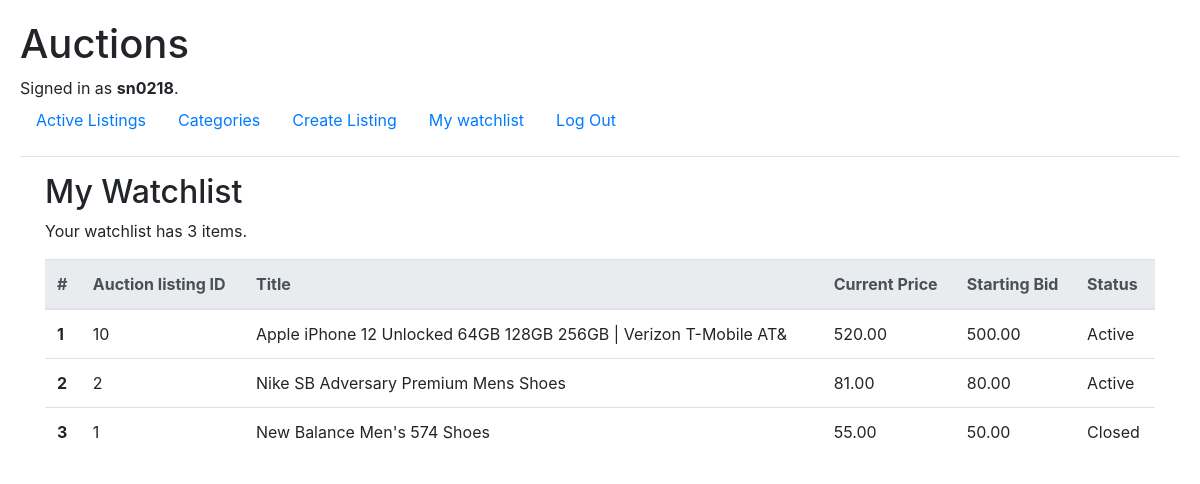
Screenshot of /watchlist (signed in) with the database file from the repository.
### auctions/models.py (models this page shows, shortened)
class User(AbstractUser):
    pass

class Auction(models.Model):
    title = models.CharField(max_length=64)
    description = models.TextField(max_length=512)
    starting_bid = models.DecimalField(max_digits=9, decimal_places=2, default=0.00)
    current_bid = models.DecimalField(max_digits=9, decimal_places=2, default=0.00)
    category = models.ForeignKey(Category, on_delete=models.CASCADE, related_name="auction_category", blank=True, null=True) # related_name search all the auctions with a given category
    imageURL = models.URLField(blank=True)
    seller = models.ForeignKey(User, on_delete=models.CASCADE, related_name="auction_seller")
    closed = models.BooleanField(default=False)
    creation_date = models.DateTimeField(auto_now_add=True)
    update_date = models.DateTimeField(auto_now=True, null=True)

### auctions/views.py (the view)
# urls.py: path("watchlist", views.watchlist, name="watchlist")
@login_required(login_url="login")
def watchlist(request):
    try:
        watchlist = Watchlist.objects.get(user=request.user)
        auctions = watchlist.auctions.all().order_by('-id')
        watchingNum = watchlist.auctions.all().count()
    except ObjectDoesNotExist:
        watchlist = None
        auctions = None
        watchingNum = 0
    return render(request, "auctions/watchlist.html", {
        "watchlist": watchlist,
        "auctions": auctions,
        "watchingNum": watchingNum
    })

### auctions/templates/auctions/watchlist.html
{% extends "auctions/layout.html" %}
{% block body %}
<div class="container">
    <h2>My Watchlist</h2>
    {% if watchlist %}
    <div><p>Your watchlist has {{ watchingNum }} items.</p></div>
    <table class="table table-hover">
        <thead class="thead-light">
          <tr>
            <th scope="col">#</th>
            <th scope="col">Auction listing ID</th>
            <th scope="col">Title</th>
            <th scope="col">Current Price</th>
            <th scope="col">Starting Bid</th>
            <th scope="col">Status</th>
          </tr>
        </thead>
        <tbody>
        {% for auction in auctions %}
          <tr>
            <th scope="row">{{ forloop.counter }}</th>
            <td>{{ auction.id }}</td>
            <td><a href="{% url 'listing' auction.id %}" style="color: inherit;">{{ auction.title }}</a></td>
            <td>{{ auction.current_bid }}</td>
            <td>{{ auction.starting_bid }}</td>
            <td>
                {% if auction.closed %}
                    Closed
                {% else %}
                    Active
                {% endif %}
            </td>
          </tr>
        {% endfor %}
        </tbody>
      </table>
      {% else %}
      <p>No items in your watchlist.</p>
      {% endif %}
</div>
{% endblock %}

### auctions/templates/auctions/layout.html (shortened to what this page needs)
{% load static %}
<!DOCTYPE html>
<html lang="en">
    <head>
        <link rel="stylesheet" href="https://stackpath.bootstrapcdn.com/bootstrap/4.4.1/css/bootstrap.min.css">
        <link href="{% static 'auctions/styles.css' %}" rel="stylesheet">
    </head>
    <body>
        <h1>Auctions</h1>
        <div>
            {% if user.is_authenticated %}
                Signed in as <strong>{{ user.username }}</strong>.
            {% else %}
                Not signed in.
            {% endif %}
        </div>
        <ul class="nav">
            <li class="nav-item">
                <a class="nav-link" href="{% url 'index' %}">Active Listings</a>
            </li>
            <li class="nav-item">
                <a class="nav-link" href="{% url 'categories' %}">Categories</a>
            </li>
            {% if user.is_authenticated %}
                <li class="nav-item">
                    <a class="nav-link" href="{% url 'create' %}">Create Listing</a>
                </li>
                <li class="nav-item">
                    <a class="nav-link" href="{% url 'watchlist' %}">My watchlist</a>
                </li>
                <li class="nav-item">
                    <a class="nav-link" href="{% url 'logout' %}">Log Out</a>
                </li>
            {% endif %}
        </ul>
        <hr>
        {% block body %}
        {% endblock %}
    </body>
</html>

### auctions/static/auctions/styles.css (style rules this page uses)
body { margin: 10px; padding: 10px; }

### rows the page displays
User: username "sn0218"
Auction: id "10", title "Apple iPhone 12 Unlocked 64GB 128GB 256GB | Verizon T-Mobile AT&", current_bid "520.00", starting_bid "500.00", closed "Active"
Auction: id "2", title "Nike SB Adversary Premium Mens Shoes", current_bid "81.00", starting_bid "80.00", closed "Active"
Auction: id "1", title "New Balance Men's 574 Shoes", current_bid "55.00", starting_bid "50.00", closed "Closed"

### other values shown
{{ watchingNum }} "3"
